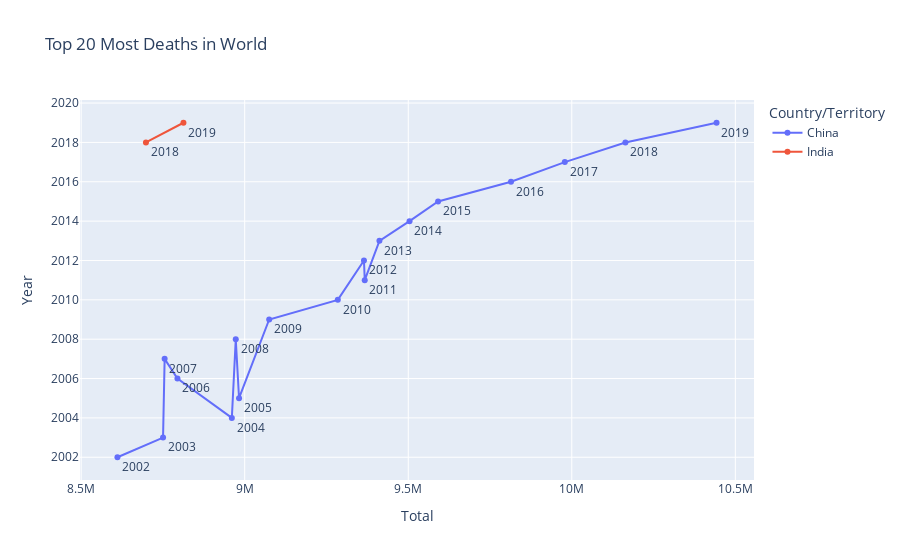

This figure's notebook cell:
### Code cell
fig = px.line(df.tail(20), x="Total", y="Year", color = 'Country/Territory',text="Year",title="Top 20 Most Deaths in World")
fig.update_traces(textposition="bottom right")
fig.show()

### Figure 1 — Plotly figure (JSON) as saved in the notebook; plotly's stock layout.template omitted (floating-point values rounded to 4 significant figures)
{"data": [{"hovertemplate": "Country/Territory=China<br>Total=%{x}<br>Year=%{text}<extra></extra>", "legendgroup": "China", "line": {"color": "#636efa", "dash": "solid"}, "marker": {"symbol": "circle"}, "mode": "lines+markers+text", "name": "China", "orientation": "v", "showlegend": true, "text": [2002, 2003, 2007, 2006, 2004, 2008, 2005, 2009, 2010, 2012, 2011, 2013, 2014, 2015, 2016, 2017, 2018, 2019], "textposition": "bottom right", "type": "scatter", "x": [8610956, 8750361, 8755201, 8794396, 8960684, 8972670, 8982702, 9074833, 9284664, 9364587, 9366974, 9411928, 9503904, 9591222, 9814213, 9978653, 10163943, 10442561], "xaxis": "x", "y": [2002, 2003, 2007, 2006, 2004, 2008, 2005, 2009, 2010, 2012, 2011, 2013, 2014, 2015, 2016, 2017, 2018, 2019], "yaxis": "y"}, {"hovertemplate": "Country/Territory=India<br>Total=%{x}<br>Year=%{text}<extra></extra>", "legendgroup": "India", "line": {"color": "#EF553B", "dash": "solid"}, "marker": {"symbol": "circle"}, "mode": "lines+markers+text", "name": "India", "orientation": "v", "showlegend": true, "text": [2018, 2019], "textposition": "bottom right", "type": "scatter", "x": [8698039, 8812747], "xaxis": "x", "y": [2018, 2019], "yaxis": "y"}], "layout": {"legend": {"title": {"text": "Country/Territory"}, "tracegroupgap": 0}, "title": {"text": "Top 20 Most Deaths in World"}, "xaxis": {"anchor": "y", "domain": [0, 1], "title": {"text": "Total"}}, "yaxis": {"anchor": "x", "domain": [0, 1], "title": {"text": "Year"}}}}
